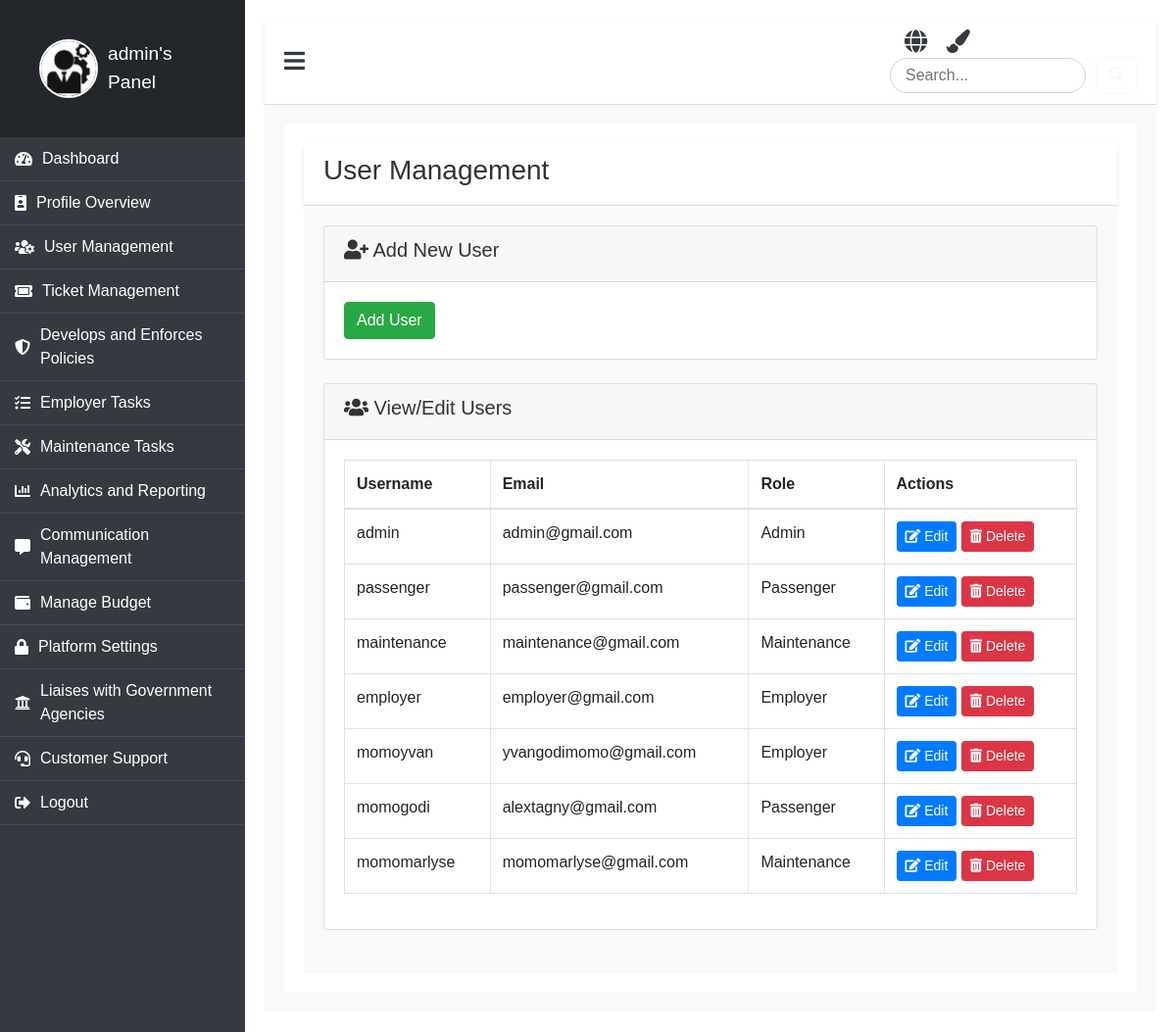
The app's page /user-management/ (signed in) with its own data.
### booking/models.py (models this page shows)
class CustomUser(AbstractUser):
    ROLE_CHOICES = (
        ('admin', 'Admin'),
        ('employer', 'Employer'),
        ('passenger', 'Passenger'),
        ('maintenance', 'Maintenance'),
    )
    role = models.CharField(max_length=30, choices=ROLE_CHOICES, default='passenger')
    profile_picture = models.ImageField(upload_to='profile_pictures/', blank=True, null=True)
    phone = models.CharField(max_length=15, default='0000000000')  # Provide a default value
    address = models.TextField(null=True, blank=True)  # Temporarily allow null

### booking/views.py (the view)
# urls.py: path('user-management/', views.user_management, name='user_management'),
@login_required
def user_management(request):
    users = CustomUser.objects.all()
    return render(request, 'panel/admin/manage_user/user_management.html', {'users': users})

### booking/templates/panel/admin/manage_user/user_management.html (shortened to what this page needs)
{% extends "panel/base/base_admin.html" %}
{% load static %}
{% block content %}
<div class="dashboard-app">
    <header class="dashboard-toolbar">
        <h3>User Management</h3>
    </header>
    <div class="dashboard-content">
        <div class="card mb-4">
            <div class="card-header">
                <h5><i class="fas fa-user-plus"></i> Add New User</h5>
            </div>
            <div class="card-body">
                <form method="post" action="{% url 'add_user' %}">
                    <button type="submit" class="btn btn-success">Add User</button>
                </form>
            </div>
        </div>
        <div class="card mb-4">
            <div class="card-header">
                <h5><i class="fas fa-users"></i> View/Edit Users</h5>
            </div>
            <div class="card-body">
                <table class="table table-bordered">
                    <thead>
                        <tr>
                            <th>Username</th>
                            <th>Email</th>
                            <th>Role</th>
                            <th>Actions</th>
                        </tr>
                    </thead>
                    <tbody>
                        {% for user in users %}
                        <tr>
                            <td>{{ user.username }}</td>
                            <td>{{ user.email }}</td>
                            <td>{{ user.get_role_display }}</td>
                            <td>
                                <a href="{% url 'edit_user' user.id %}" class="btn btn-primary btn-sm"><i class="fas fa-edit"></i> Edit</a>
                                <a href="{% url 'delete_user' user.id %}" class="btn btn-danger btn-sm" onclick="return confirm('Are you sure you want to delete this user?');"><i class="fas fa-trash-alt"></i> Delete</a>
                            </td>
                        </tr>
                        {% endfor %}
                    </tbody>
                </table>
            </div>
        </div>
    </div>
</div>
{% endblock %}

### booking/templates/panel/base/base_admin.html (shortened to what this page needs)
{% load static %}
<!DOCTYPE html>
<html lang="en">
<head>
    <link rel="stylesheet" href="https://stackpath.bootstrapcdn.com/bootstrap/4.5.2/css/bootstrap.min.css">
    <link rel="stylesheet" href="https://cdnjs.cloudflare.com/ajax/libs/font-awesome/5.15.3/css/all.min.css">
    <link rel="stylesheet" href="{% static 'css/clients.css' %}">
</head>
<body>
    <div class="dashboard">
        <div class="dashboard-nav">
            <header>
                <a href="{% url 'admin_panel' %}" class="brand-logo">
                    {% if user.profile_picture %}
                        <img src="{{ user.profile_picture.url }}" alt="{{ user.username }}'s profile picture" class="profile-pic" />
                    {% else %}
                        <img src="{% static 'image/why.jpeg' %}" alt="Default Avatar" class="profile-pic" />
                    {% endif %}
                    <span>{{ user.username }}'s Panel</span>
                </a>
            </header>
            <nav class="dashboard-nav-list">
                <a href="{% url 'admin_panel' %}" class="dashboard-nav-item"><i class="fas fa-tachometer-alt"></i> Dashboard</a>
                <a href="{% url 'profile_admin' %}" class="dashboard-nav-item"><i class="fas fa-id-badge"></i> Profile Overview</a>
                <a href="{% url 'user_management' %}" class="dashboard-nav-item"><i class="fas fa-users-cog"></i> User Management</a>
                <a href="{% url 'ticket_form' %}" class="dashboard-nav-item"><i class="fas fa-ticket-alt"></i> Ticket Management</a>
                <a href="{% url 'policy' %}" class="dashboard-nav-item"><i class="fas fa-shield-alt"></i> Develops and Enforces Policies</a>
                <a href="{% url 'employer_task_list' %}" class="dashboard-nav-item"><i class="fas fa-tasks"></i> Employer Tasks</a>
                <a href="{% url 'assign_task' %}" class="dashboard-nav-item"><i class="fas fa-tools"></i> Maintenance Tasks</a>
                <a href="#" class="dashboard-nav-item"><i class="fas fa-chart-bar"></i> Analytics and Reporting</a>
                <a href="{% url 'communication_list' %}" class="dashboard-nav-item"><i class="fas fa-comment-alt"></i> Communication Management</a>
                <a href="#" class="dashboard-nav-item"><i class="fas fa-wallet"></i> Manage Budget</a>
                <a href="{% url 'security' %}" class="dashboard-nav-item"><i class="fas fa-lock"></i> Platform Settings</a>
                <a href="{% url 'gov' %}" class="dashboard-nav-item"><i class="fas fa-university"></i> Liaises with Government Agencies</a>
                <a href="{% url 'manage_contact' %}" class="dashboard-nav-item"><i class="fas fa-headset"></i> Customer Support</a>
                <a href="{% url 'logout' %}" class="dashboard-nav-item"><i class="fas fa-sign-out-alt"></i> Logout</a>
            </nav>
        </div>
        <main class="dashboard-app">
            <header class="dashboard-toolbar">
                <a href="#!" class="menu-toggle"><i class="fas fa-bars"></i></a>
                <div class="header-icons">
                    <i class="fas fa-globe icon" title="Change Language" onclick="toggleLanguage()"></i>
                    <i class="fas fa-paint-brush icon" title="Change Theme" onclick="toggleTheme()"></i>
                    <div class="search-bar">
                        <input type="text" placeholder="Search..." aria-label="Search" />
                        <button class="btn btn-outline-light" type="button"><i class="fas fa-search"></i></button>
                    </div>
                </div>
            </header>
            <div class="dashboard-content">
                {% block content %}{% endblock %}
            </div>
        </main>
    </div>
</body>
</html>

### booking/static/css/clients.css (style rules this page uses)
body { font-family: 'Arial', sans-serif; background-color: #f8f9fa; color: #333; margin: 0; padding: 0; overflow-x: hidden; }
.dashboard { display: flex; min-height: 100vh; }
.dashboard-nav { width: 250px; background-color: #343a40; color: #fff; transition: width 0.4s ease, opacity 0.4s ease; opacity: 1; }
.dashboard-nav header { padding: 20px; display: flex; align-items: center; justify-content: flex-start; background-color: #23272b; text-align: left; }
.dashboard-nav .profile-pic { width: 60px; height: 60px; border-radius: 50%; margin-right: 10px; border: 2px solid #fff; }
.dashboard-nav .brand-logo { display: flex; align-items: center; font-size: 1.2rem; color: #fff; text-decoration: none; }
.dashboard-nav .brand-logo span { transition: opacity 0.4s ease; }
.dashboard-nav .dashboard-nav-list { padding: 0; margin: 0; list-style: none; }
.dashboard-nav-item { display: flex; align-items: center; padding: 15px; font-size: 1rem; color: #ddd; text-decoration: none; border-bottom: 1px solid #454d55; transition: background-color 0.3s ease; }
.dashboard-nav-item i { margin-right: 10px; }
.dashboard-app { flex-grow: 1; background-color: #fff; padding: 20px; transition: margin-left 0.4s ease; }
.dashboard-toolbar { display: flex; justify-content: space-between; align-items: center; padding: 10px 20px; background-color: #fff; border-bottom: 1px solid #ddd; box-shadow: 0 2px 4px rgba(0, 0, 0, 0.1); }
.dashboard-toolbar .menu-toggle { font-size: 1.5rem; cursor: pointer; color: #343a40; }
.header-icons .icon { margin-left: 15px; font-size: 1.3rem; color: #343a40; transition: color 0.3s ease; }
.search-bar input { width: 200px; border-radius: 20px; border: 1px solid #ced4da; padding: 5px 15px; transition: width 0.3s ease; }
.dashboard-content { padding: 20px; background-color: #f8f9fa; }
.dashboard-nav .brand-logo { animation: slideIn 1s ease-in-out; }
.dashboard-nav-item { position: relative; overflow: hidden; }
.dashboard-nav-item::before { content: ''; position: absolute; top: 0; left: 0; width: 100%; height: 100%; background-color: rgba(255, 255, 255, 0.2); transform: translateX(-100%); transition: transform 0.5s ease; }
.dashboard-app { animation: fadeIn 1s ease-in-out; }

### booking/templates/panel/base/base_admin.html (style rules this page uses)
body { background-color: #e9ecef; font-family: 'Arial', sans-serif; }
.dashboard-nav { background-color: #343a40; color: white; min-height: 100vh; }
.brand-logo { display: flex; align-items: center; color: white; padding: 20px; text-decoration: none; }
.brand-logo img { margin-right: 10px; }
.dashboard-nav-list a { color: white; display: flex; align-items: center; padding: 10px 15px; transition: background 0.3s; }
.header-icons .icon { margin-left: 15px; cursor: pointer; font-size: 1.5rem; }
.search-bar { display: flex; align-items: center; }
.search-bar input { border-radius: 20px; border: 1px solid #ced4da; padding: 5px 15px; width: 200px; margin-right: 10px; }
.dashboard-content { padding: 20px; }
.profile-pic { width: 50px; height: 50px; border-radius: 50%; margin-right: 10px; }

### records on screen
CustomUser: username "admin", email "admin@gmail.com", role "Admin"
CustomUser: username "passenger", email "passenger@gmail.com", role "Passenger"
CustomUser: username "maintenance", email "maintenance@gmail.com", role "Maintenance"
CustomUser: username "employer", email "employer@gmail.com", role "Employer"
CustomUser: username "momoyvan", email "yvangodimomo@gmail.com", role "Employer"
CustomUser: username "momogodi", email "alextagny@gmail.com", role "Passenger"
CustomUser: username "momomarlyse", email "momomarlyse@gmail.com", role "Maintenance"
